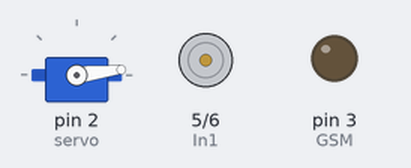
The sketch below on a simulated Arduino Uno, built with avr-gcc and run on an emulated ATmega328P. On the bench: servo, motor-driver pin pairs drawn as motors (green arrow = first pin HIGH = forward, orange = second pin HIGH = backward, longer = more drive), output pins drawn as LEDs (lit = HIGH).

Above: at 0.15 s.
At 10.1 s:
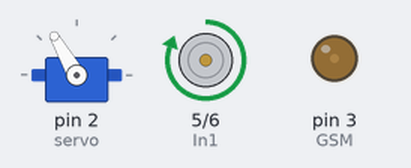
At 11.9 s:
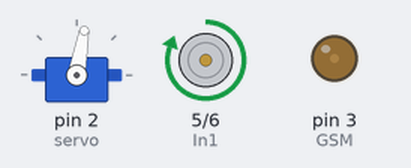
At 15.5 s:
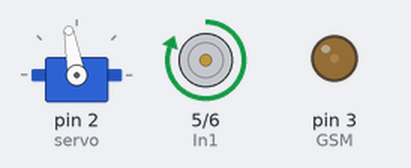
At 20.18 s:
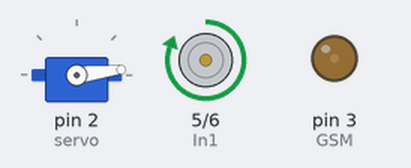
At 30.3 s:
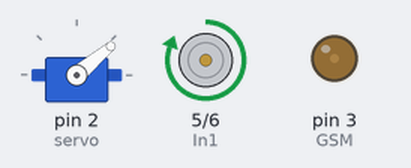
Timing chart, 0 to 40.0 s (numbered marks = the images above):
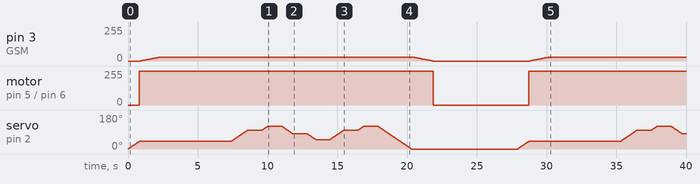

The sketch:

Spider.ino
```cpp
#include <Servo.h>

Servo servo;

int GSM = 3;
int pos = 0;
// ******Parameter******
int maxspeed = 30;
int spinning_time = 1000;
int pause_time = 5000;
// ******Parameter******

#define In1 5
#define In2 6

void setup() {
  pinMode(In1, OUTPUT);
  pinMode(In2, OUTPUT);
  pinMode(GSM, OUTPUT);

  Serial.begin(9600);
  servo.attach(2);
  servo.write(0);
}

void loop() {
  up(40);
  startSpin();
  delay(5000);
  up(100);
  delay(1000);
  up(120);
  delay(1000);
  down(80);
  delay(1000);
  down(50);
  delay(1000);
  up(100);
  delay(1000);
  up(120);
  delay(1000);
  down(0);
  stopSpin();
  delay(1000);

  down(0);

  delay(pause_time);
}

void up(int height) {
  for (int i = pos; i <= height; i += 1) {
    servo.write(i);

    delay(20);
  }
  pos = height;
}

void down(int height) {
  for (int i = pos; i >= height; i -= 1) {
    servo.write(i);
    delay(20);
  }
  pos = height;
}

void startSpin() {
  digitalWrite(In1, HIGH);
  digitalWrite(In2, LOW);
  for (int i = 0; i <= maxspeed; i += 1) {
    analogWrite(GSM, i);
    delay(50);
  }
}

void stopSpin() {
  for (int i = maxspeed; i >= 0; i -= 1) {
    analogWrite(GSM, i);
    delay(50);
  }
  digitalWrite(In1, LOW);
  digitalWrite(In2, LOW);
}
```

Measured:
- by itself, motor on pin 5 (In1) / pin 6 (In2): stopped → forward 255/255 at 0.82 s, → stopped 21.1 s later, → forward 255/255 6.8 s later
